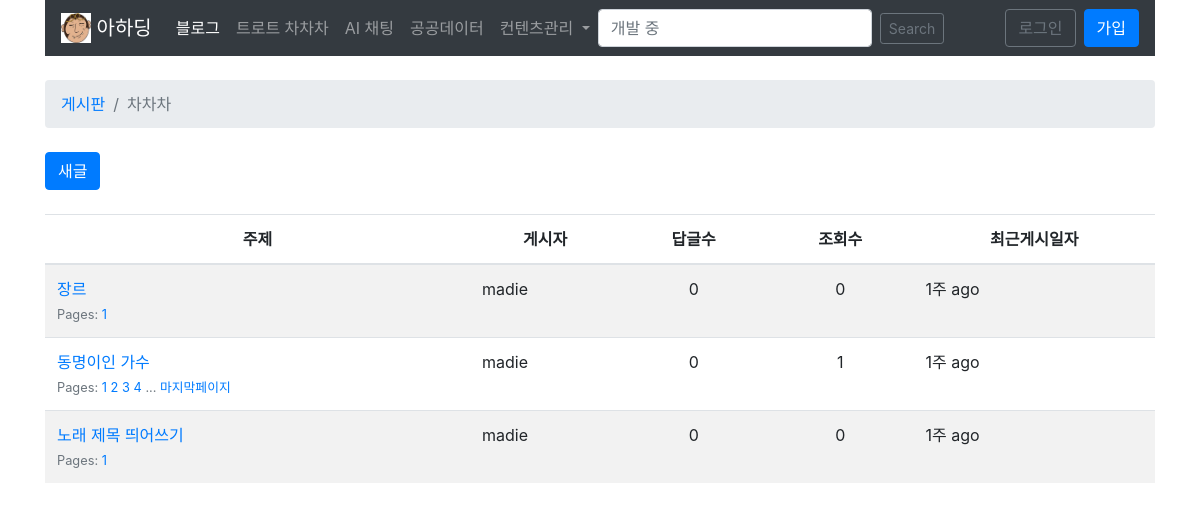
The app's page /게시판/1/, older data.
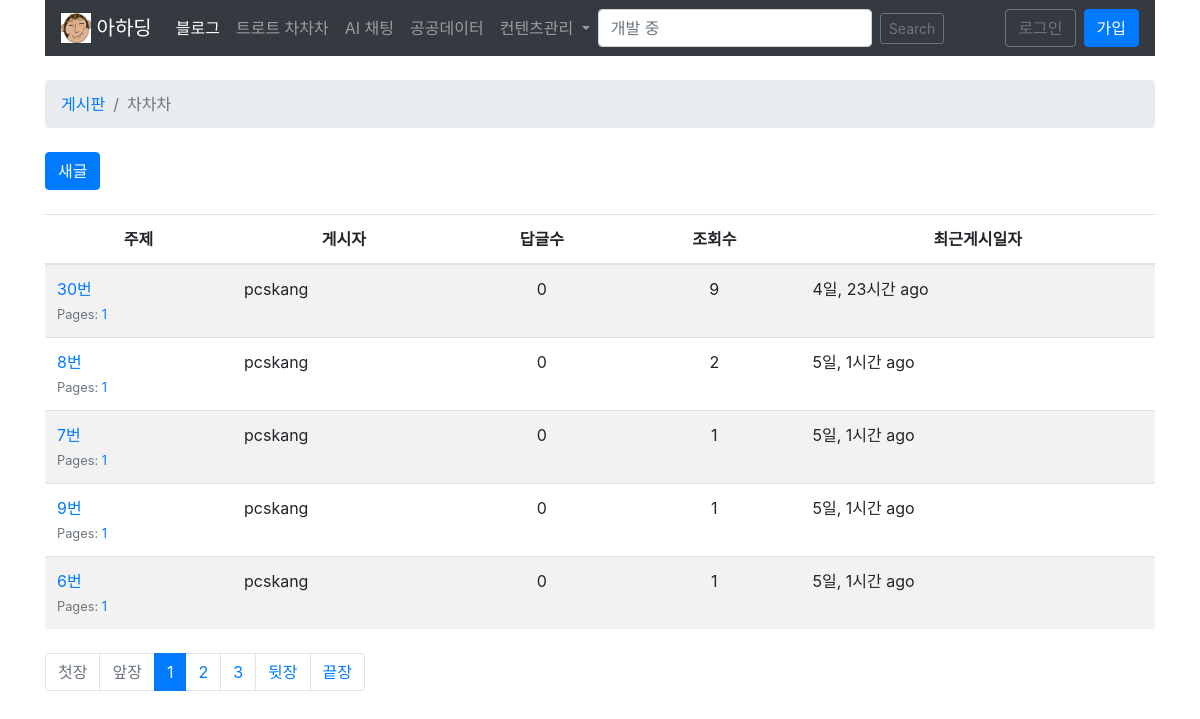
The same page, newer data.
### boards/models.py (models this page shows, shortened)
class 주제그리드헤드텝(models.Model):
    순서 = models.IntegerField(null=True)
    헤더 = models.CharField(max_length=10)

class 주제텝(models.Model):
    주제 = models.CharField(max_length=255)
    게시일 = models.DateTimeField(auto_now_add=True)
    게시판 = models.ForeignKey(게시판텝, related_name='주제들', on_delete=models.CASCADE)
    게시자 = models.ForeignKey(회원, related_name='주제들', on_delete=models.CASCADE)
    조회수 = models.PositiveIntegerField(default=0)
    def get_page_count(self):
        count = self.글들.count()
        pages = count / 3
        return math.ceil(pages)
    def has_many_pages(self, count=None):
        if count is None:
            count = self.get_page_count()
        return count > 3
    def get_page_range(self):
        count = self.get_page_count()
        if self.has_many_pages(count):
            return range(1, 5)
        return range(1, count + 1)

### boards/views.py (called while the page is built)
    def get_context_data(self, **kwargs):
        kwargs['헤더'] = self.헤더
        kwargs['게시판'] = self.게시판
        return super().get_context_data(**kwargs)

    def get_queryset(self):
        self.헤더 = 주제그리드헤드텝.objects.all()
        self.게시판 = get_object_or_404(게시판텝, pk=self.kwargs.get('id'))
        queryset = self.게시판.주제들.order_by('-게시일').annotate(댓글수=Count('주제') - 1)
        return queryset

### boards/templates/주제목록.html (shortened to what this page needs)
{% extends '게시판기본.html' %}
{% load humanize %}
{% block 이정표 %}
  <li class="breadcrumb-item"><a href="{% url '게시판목록' %}">게시판</a></li>
  <li class="breadcrumb-item active">{{게시판.이름}}</li>
{% endblock %}
{% block 페이지내용 %}
<div class="mb-4">
  <a href="{% url '새글' 게시판.pk %}" class="btn btn-primary" role="button">새글</a>
</div>
<table class="table table-striped mb-4">
  <thead class="thead-inverse">
    <tr>
      {% for 컬럼 in 헤더 %}
        <th class='text-center'>{{ 컬럼.헤더 }}</th>
      {% endfor %}
    </tr>
  </thead>
  <tbody>
    {% for 주제 in 게시판들 %}
      {% url '댓글목록' 게시판.pk 주제.pk as 주제_URL %}
      <tr>
        <td>
          <p class="mb-0">
            <a href="{{ 주제_URL }}">{{ 주제.주제 }}</a>
          </p>
          <small class="text-muted">
            Pages:
            {% for i in 주제.get_page_range %}
              <a href="{{ 주제_URL }}?page={{ i }}">{{ i }}</a>
            {% endfor %}
            {% if 주제.has_many_pages %}
            ... <a href="{{ 주제_URL }}?page={{ 주제.get_page_count }}">마지막페이지</a>
            {% endif %}
          </small>
        </td>
        <td>{{ 주제.게시자.username }}</td>
        <td class='text-center'>{{ 주제.댓글수 }}</td>
        <td class='text-center'>{{ 주제.조회수 }}</td>
        <td>{{ 주제.게시일|naturaltime }}</td>
      </tr>
    {% endfor %}
  </tbody>
</table>
  {% include 'includes/페이지관리.html' %}
{% endblock %}

Row changes from the older to the newer data that the page shows:
no longer on this page (row edited): 주제텝: 주제 "장르", get_page_range "1", 게시자.username "madie", value "0", 조회수 "0", 게시일 "1주 ago"
no longer on this page (row edited): 주제텝: 주제 "동명이인 가수", get_page_range "1" "2" "3" "4", 게시자.username "madie", value "0", 조회수 "1", 게시일 "1주 ago"
no longer on this page (row edited): 주제텝: 주제 "노래 제목 띄어쓰기", get_page_range "1", 게시자.username "madie", value "0", 조회수 "0", 게시일 "1주 ago"
added 주제텝: 주제 "30번", get_page_range "1", 게시자.username "pcskang", value "0", 조회수 "9", 게시일 "4일, 23시간 ago"
added 주제텝: 주제 "8번", get_page_range "1", 게시자.username "pcskang", value "0", 조회수 "2", 게시일 "5일, 1시간 ago"
added 주제텝: 주제 "7번", get_page_range "1", 게시자.username "pcskang", value "0", 조회수 "1", 게시일 "5일, 1시간 ago"
added 주제텝: 주제 "9번", get_page_range "1", 게시자.username "pcskang", value "0", 조회수 "1", 게시일 "5일, 1시간 ago"
added 주제텝: 주제 "6번", get_page_range "1", 게시자.username "pcskang", value "0", 조회수 "1", 게시일 "5일, 1시간 ago"
Text that changed along with them:
text now shown: "첫장 앞장 뒷장 끝장"
new list line: "1"
new list line: "2"
new list line: "3"
